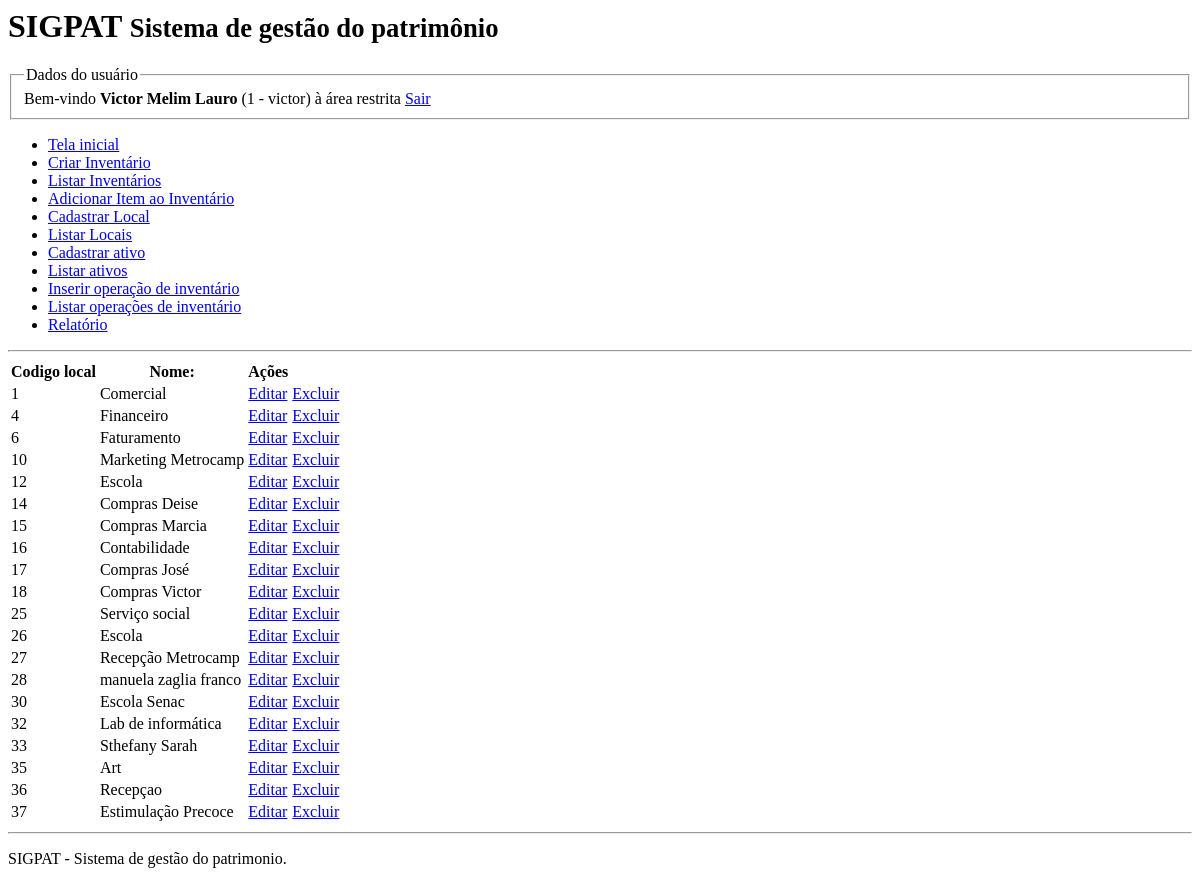
/modulos/locais/listar_locais.php (signed in), run on an earlier commit of the app's database.
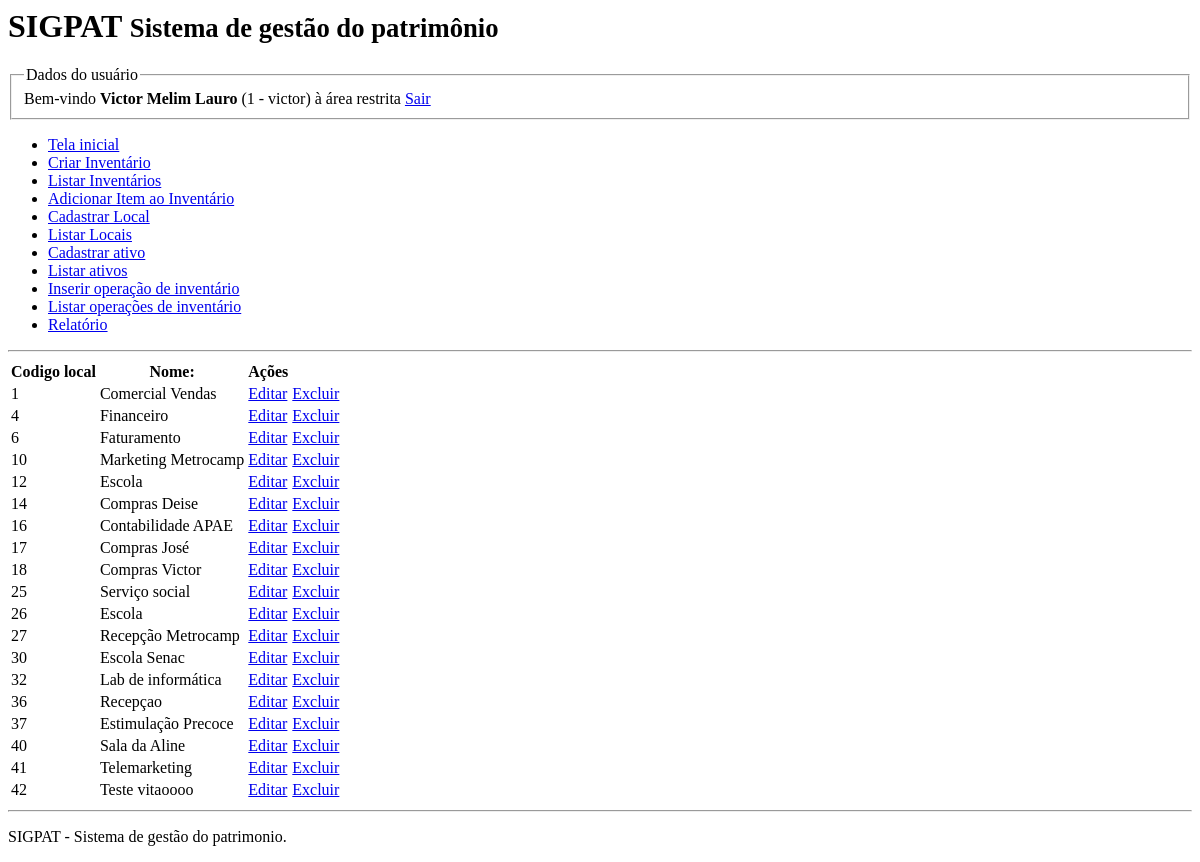
And on a later commit of the database.
### tables this page shows
CREATE TABLE `usuarios` (
  `cod_usuario` int NOT NULL,
  `nome` varchar(100) DEFAULT NULL,
  `username` varchar(45) DEFAULT NULL,
  `senha` varchar(100) DEFAULT NULL
);

CREATE TABLE `locais` (
  `cod_local` int NOT NULL,
  `nome_local` varchar(45) NOT NULL
);

### DAO/MySQL.php (called while the page is built)
<?php
class Mysql extends PDO {
    private $host = "localhost";
    private $usuario="aula01tiagoas";
    private $senha="aula01tiagoas";
    private $db="aula01tiagoas";
    private $opcoes = array(PDO::ATTR_ERRMODE => PDO::ERRMODE_EXCEPTION);
    public function __construct()
    {
        $dsn = "mysql:host=" . $this->host . ";dbname=" . $this->db;
        return parent::__construct($dsn, $this->usuario, $this->senha, $this->opcoes);
    }
}

### DAO/LocalDAO.php (called while the page is built, shortened)
<?php
class LocalDAO {
    private $conexao;
    public function __construct()
    {
        include "MySQL.php";
        $this->conexao = new MySQL();
    }
    public function getAllRows() {
        $stmt = $this->conexao->prepare("SELECT * FROM locais ORDER BY cod_local");
        $stmt->execute();
        $arr_locais = array();
        while ($c = $stmt->fetchObject())
          $arr_locais[] = $c;
         return $arr_locais;
    }
}

### modulos/locais/listar_locais.php (the view, shortened to what this page needs)
<?php
try {
    include "../../DAO/LocalDAO.php";
    $local_dao = new LocalDAO();
    $lista_locais = $local_dao->getAllRows();
    $total_locais = count($lista_locais);
} catch(Exception $e) {
    echo $e->getMessage();
}
?>
<html>
    <head>
    </head>
    <body>
        <?php include '../../includes/cabecalho.php' ?>
        <main>
            <table>
                <thead>
                    <tr>
                        <th>Codigo local</th>
                        <th>Nome:</th>
                        <th>Ações</th>
                    </tr>
                </thead>
                <tbody>
                    <?php for($i=0; $i<$total_locais; $i++): ?>
                    <tr>
                        <td> <?= $lista_locais[$i]->cod_local ?> </td>
                        <td> <?= $lista_locais[$i]->nome_local ?> </td>
                        <td>
                            <a href="cadastrar_local.php?cod_local=<?= $lista_locais[$i]->cod_local ?>">
                                Editar</a>
                        </td>
                        <td>
                            <a href="cadastrar_local.php?excluir=true&cod_local=<?= $lista_locais[$i]->cod_local ?>">
                                Excluir</a>
                        </td>
                    </tr>
                    <?php endfor ?>
                </tbody>
            </table>
        </main>
        <?php include '../../includes/rodape.php' ?>
    </body>
</html>

### includes/cabecalho.php (shortened to what this page needs)
<?php
try {
    $mysql = new Mysql();
    $sql = "SELECT cod_usuario, nome, username FROM usuarios WHERE cod_usuario=:marcador_cod_usuario";
    $stmt = $mysql->prepare($sql);
    $stmt->execute(array('marcador_cod_usuario' => $_SESSION['usuario_logado']));
    $dados_do_usuario = $stmt->fetchObject();
} catch (Exception $e) {
    echo $e->getMessage();
}
?>
<header>
    <h1>SIGPAT
        <small>Sistema de gestão do patrimônio</small>
    </h1>
    <fieldset>
        <legend>Dados do usuário</legend>
        Bem-vindo <strong><?= $dados_do_usuario->nome ?></strong> (<?= $dados_do_usuario->cod_usuario ?> - <?= $dados_do_usuario->username ?>) à área restrita <a href="index.php?sair=true">Sair</a>
    </fieldset>
    <nav>
        <ul>
            <li><a href="index.php">Tela inicial</a></li>
            <li><a href="/modulos/inventario/cadastrar_inventario.php">Criar Inventário</a></li>
            <li><a href="/modulos/inventario/lista_inventarios.php">Listar Inventários</a></li>
            <li><a href="/modulos/inventario/adicionar_item_inventario.php">Adicionar Item ao Inventário</a></li>
            <li><a href="/modulos/locais/cadastrar_local.php">Cadastrar Local</a></li>
            <li><a href="/modulos/locais/listar_locais.php">Listar Locais</a></li>
            <li><a href="/modulos/itens/cadastrar_item.php">Cadastrar ativo</a></li>
            <li><a href="/modulos/itens/lista_itens.php">Listar ativos</a></li>
            <li><a href="/modulos/operacoes_inventarios/cadastrar_operacao.php">Inserir operação de inventário</a></li>
            <li><a href="/modulos/operacoes_inventarios/listar_operacoes.php">Listar operações de inventário</a></li>
            <li><a href="/modulos/relatorios/status_itens_inventarios.php">Relatório</a></li>
        </ul>
    </nav>
    <hr>
</header>

### includes/rodape.php
<footer>
    <hr />
    <p> SIGPAT - Sistema de gestão do patrimonio. </p>
</footer>

What changed in the data, as far as the page shows it:
removed locais: cod_local "15", nome_local "Compras Marcia"
removed locais: cod_local "28", nome_local "manuela zaglia franco"
removed locais: cod_local "33", nome_local "Sthefany Sarah"
removed locais: cod_local "35", nome_local "Art"
changed locais id 1: nome_local "Comercial" → "Comercial Vendas"
changed locais id 16: nome_local "Contabilidade" → "Contabilidade APAE"
added locais: cod_local "40", nome_local "Sala da Aline"
added locais: cod_local "41", nome_local "Telemarketing"
added locais: cod_local "42", nome_local "Teste vitaoooo"
